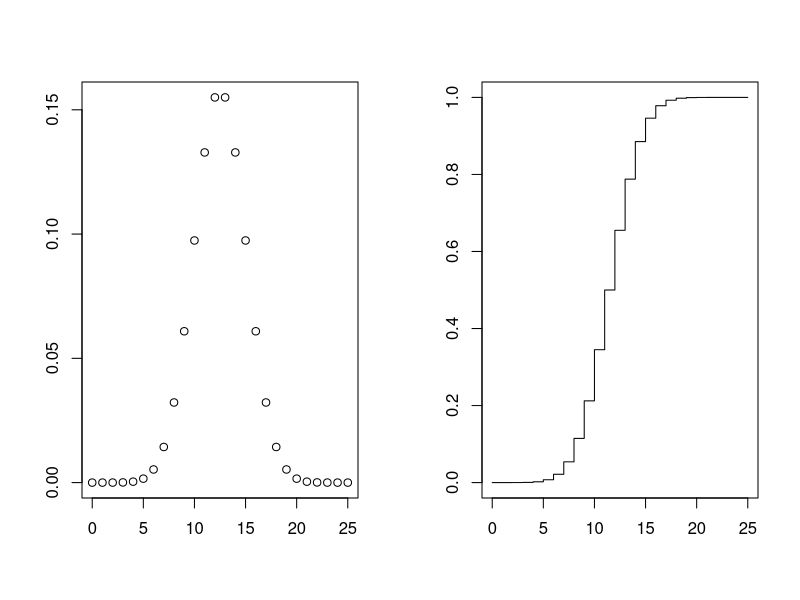
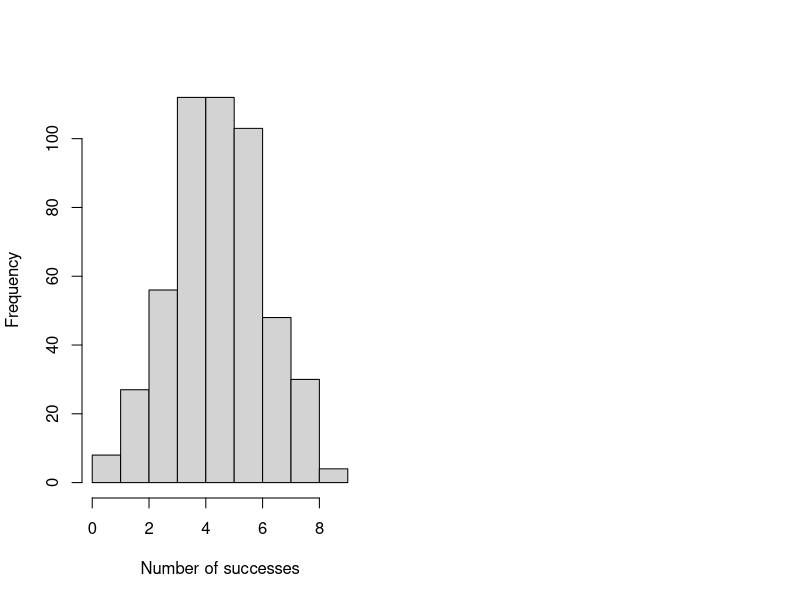
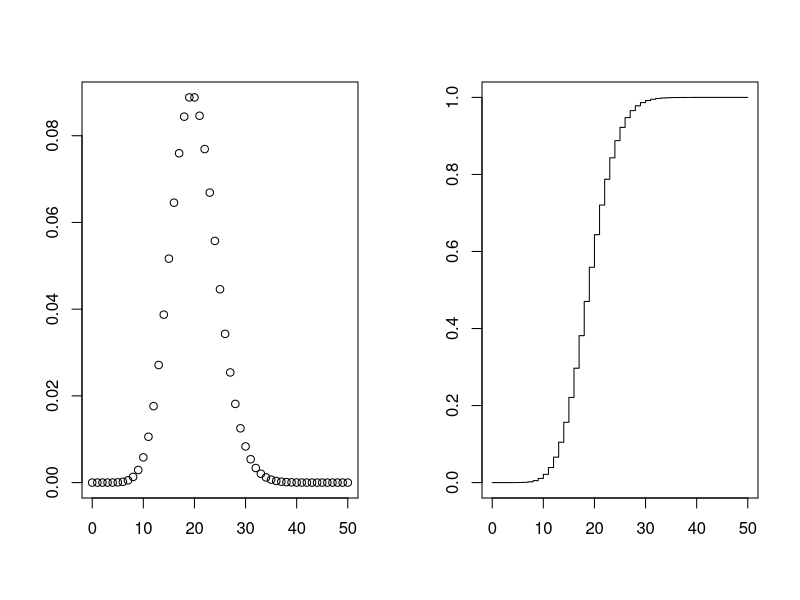
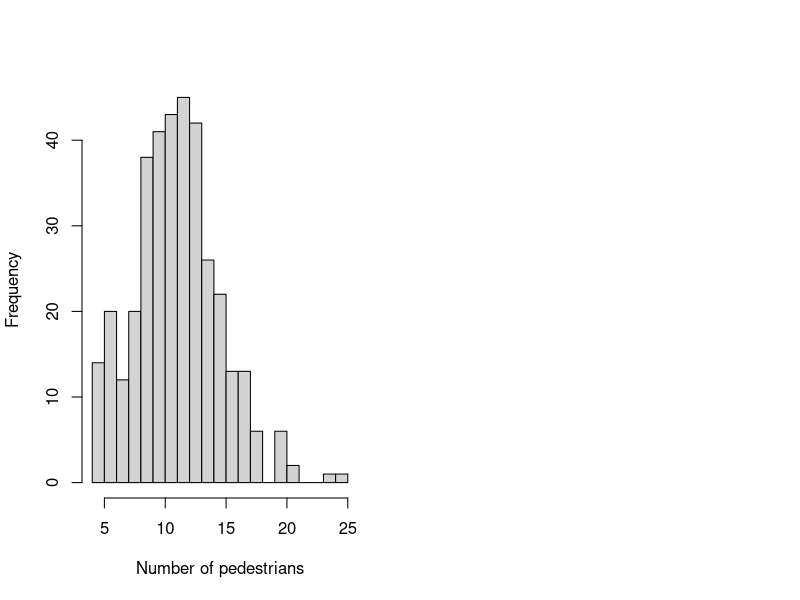
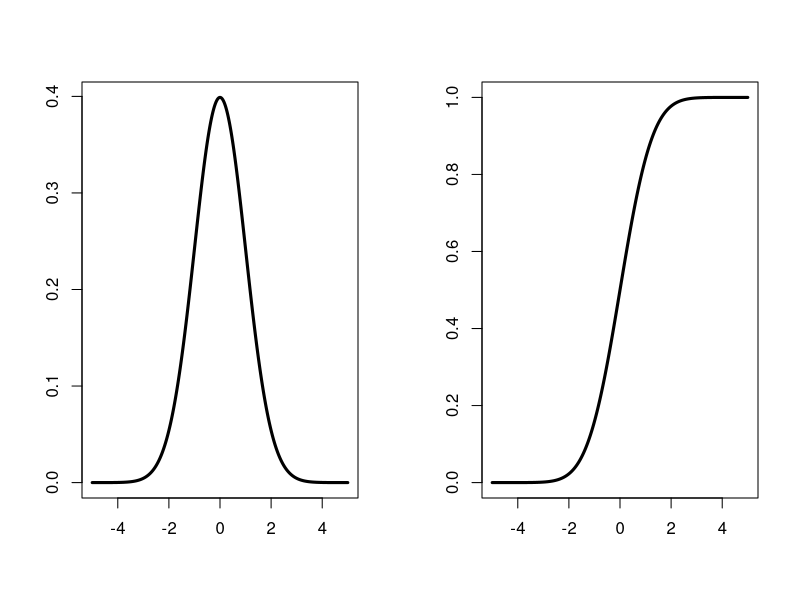
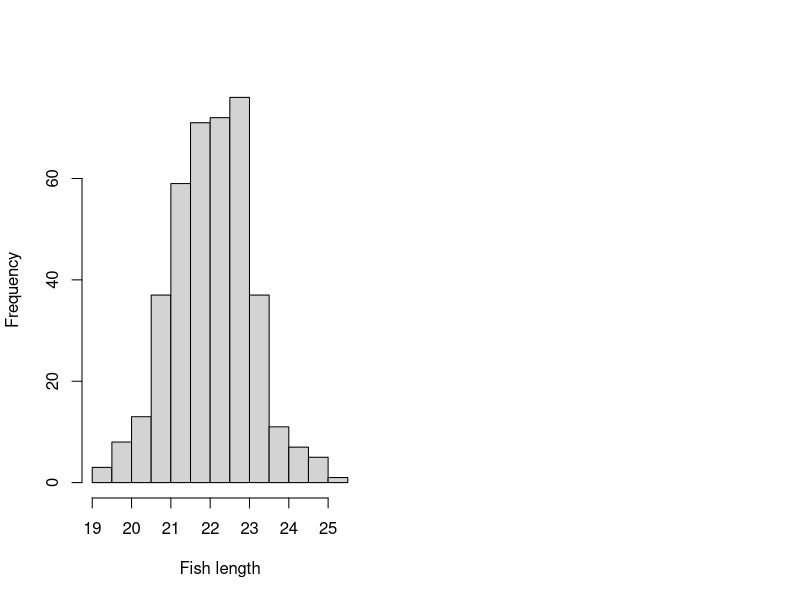
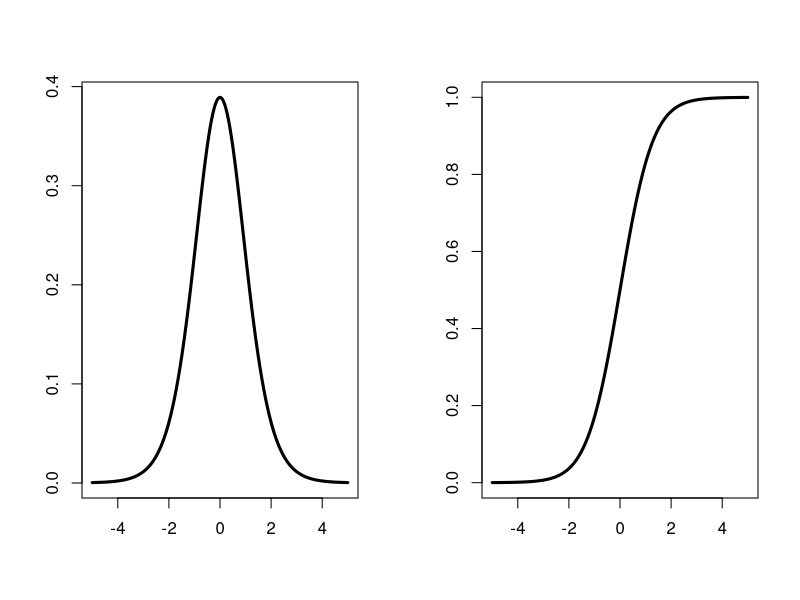
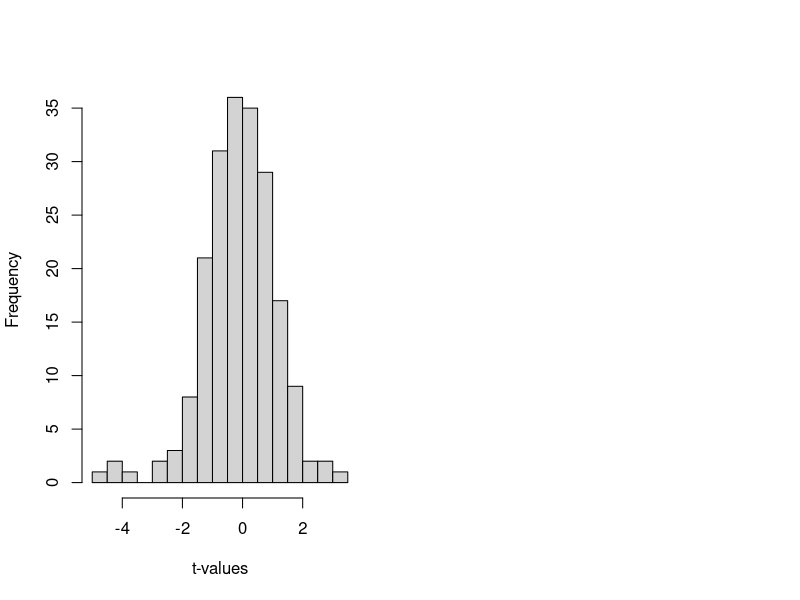

Generate these figures, in order, with R:
## ---- chunk 1
# Sequence for visualization
binomial_seq <- seq(0, 25, by = 1)

# Functions
binomial_pmf <- dbinom(x = binomial_seq, size = 25, prob = 0.5)
binomial_cdf <- pbinom(q = binomial_seq, size = 25, prob = 0.5)

# Plot
par(mfrow = c(1, 2))
plot(binomial_seq, binomial_pmf, ann = FALSE)
plot(binomial_seq, binomial_cdf, type = "S", ann = FALSE)
## ---- chunk 2
# Probability for exactly 3 successes out of 10 trials
dbinom(x = 3, size = 10, prob = 0.5)

# Probability for up to 3 successes out of 10 trials
pbinom(q = 3, size = 10, prob = 0.5)

# Simulate 10 times how many successes there is using random numbers
rbinom(n = 10, size = 10, prob = 0.5)

# With large enough n, expected value (np = 5) should become visible
rbinom500 <- rbinom(n = 500, size = 10, prob = 0.5)
hist(rbinom500, xlab = "Number of successes", ylab = "Frequency", main = NULL)
summary(rbinom500)
## ---- chunk 3
# Sequence for visualization
poisson_seq <- seq(0, 50, by = 1)

# Functions
poisson_pmf <- dpois(x = poisson_seq, lambda = 20)
poisson_cdf <- ppois(q = poisson_seq, lambda = 20)

# Plot
par(mfrow = c(1, 2))
plot(poisson_seq, poisson_pmf, ann = FALSE)
plot(poisson_seq, poisson_cdf, type = "S", ann = FALSE)
## ---- chunk 4
# A bridge is crossed by 12 people per minute, on average.
# What is the probability that exactly 16 people crosses it in a minute?
dpois(x = 16, lambda = 12)

# A bridge is crossed by 12 people per minute, on average.
# What is the probability that up to 16 people crosses it in a minute?
ppois(q = 16, lambda = 12)

# Simulate amount of people per minute 10 times
rpois(n = 10, lambda = 12)

# By repeating the observation once every day for a year,
# the expected value (lambda = 12) should become visible
poisson_pedestrians <- rpois(n = 365, lambda = 12)
hist(poisson_pedestrians, breaks = 20,
     xlab = "Number of pedestrians", ylab = "Frequency", main = NULL)

summary(poisson_pedestrians)
## ---- chunk 5
# Sequence for visualization
normal_seq <- seq(-5, 5, by = 0.01)

# Functions
normal_pmf <- dnorm(x = normal_seq, mean = 0, sd = 1)
normal_cdf <- pnorm(q = normal_seq, mean = 0, sd = 1)

# Plot
par(mfrow = c(1, 2))
plot(normal_seq, normal_pmf, type = "l", lwd = 3, ann = FALSE)
plot(normal_seq, normal_cdf, type = "l", lwd = 3, ann = FALSE)
## ---- chunk 6
# The average length of a zebrafish is 22 mm with a standard diviation of 1 mm.
# How likely is a fish 23 mm long?
dnorm(x = 23, mean = 22, sd = 1)

# What fraction of the fish are up to 23 mm long?
pnorm(q = 23, mean = 22, sd = 1)

# Simulate length of five random fish
rnorm(n = 5, mean = 22, sd = 1)

# With large enough n, expected value should become visible
normal_zebrafish <- rnorm(n = 400, mean = 22, sd = 1)
hist(normal_zebrafish, breaks = 20,
     xlab = "Fish length", ylab = "Frequency", main = NULL)
summary(normal_zebrafish)
## ---- chunk 7
# Sequence for visualization
students_t_seq <- seq(-5, 5, by = 0.01)

# Functions
students_t_pmf <- dt(x = students_t_seq, df = 10)
students_t_cdf <- pt(q = students_t_seq, df = 10)

# Plot
par(mfrow = c(1, 2))
plot(normal_seq, students_t_pmf, type = "l", lwd = 3, ann = FALSE)
plot(normal_seq, students_t_cdf, type = "l", lwd = 3, ann = FALSE)
## ---- chunk 8
# Same as in the earlier examples
dt(x = 2, df = 20)
pt(q = 2, df = 20)
rt(n = 5, df = 20)

# The mean should be around 0 regardless of DoF
student_values <- rt(n = 200, df = 5)
hist(student_values, breaks = 20,
     xlab = "t-values", ylab = "Frequency", main = NULL)
summary(student_values)
